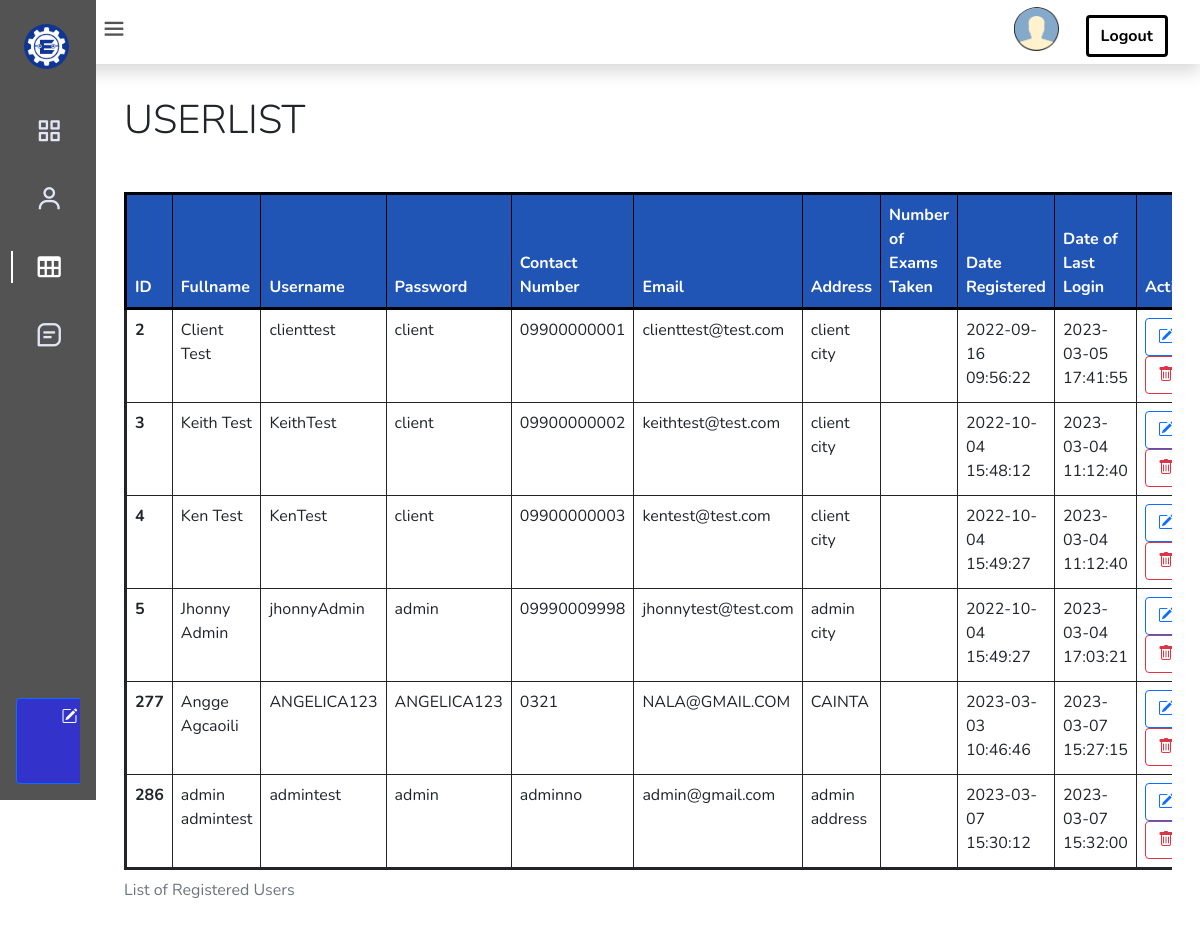
Before: /src/webadmin/admin_usertable.php (signed in) with the older database file.
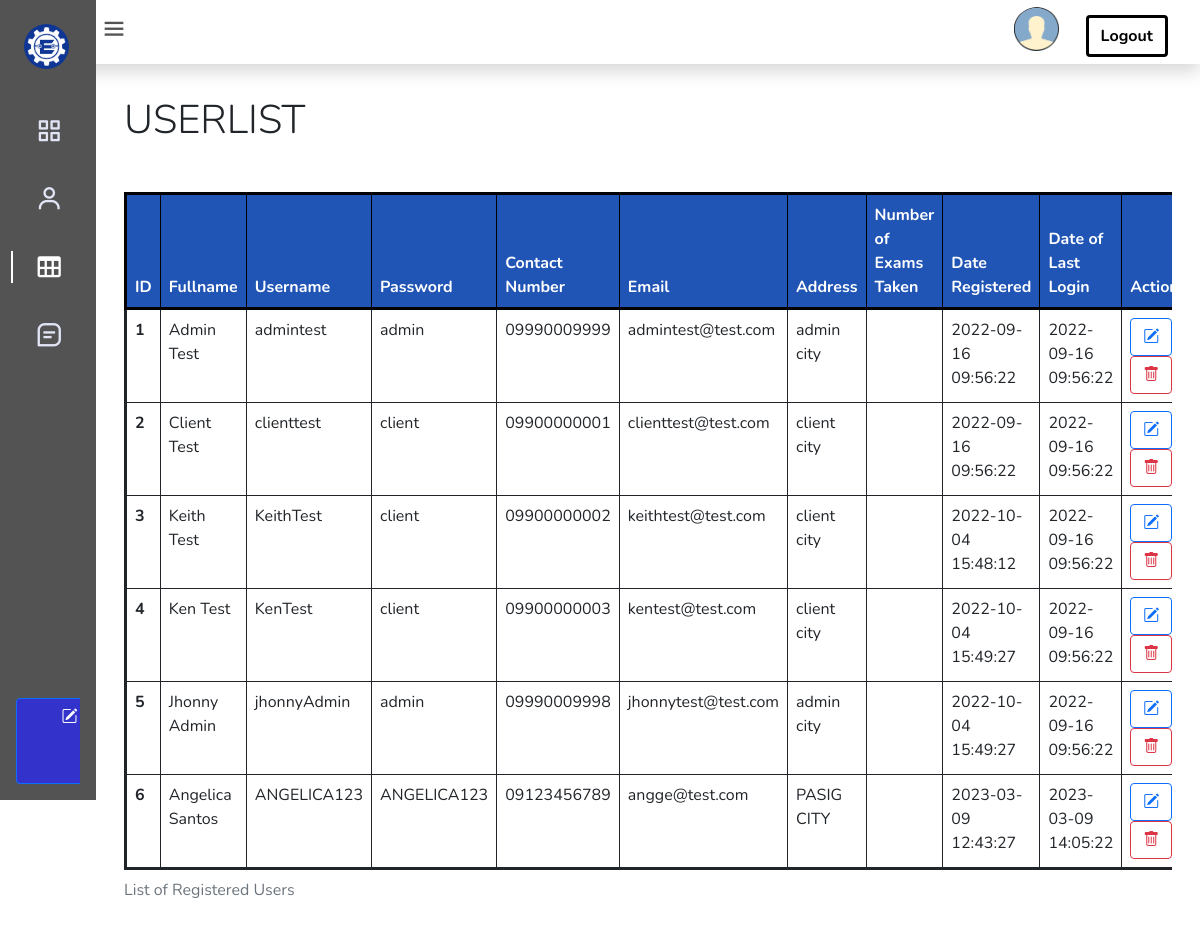
After: the same page with the newer database file.
### tables this page shows
CREATE TABLE `tbusers` (
	`clUrID` int(9) UNSIGNED NOT NULL AUTO_INCREMENT,  
	`clUrFirstname` varchar(25) NOT NULL, 
	`clUrLastname` varchar(25) NOT NULL, 
	`clUrUsername` varchar(25) NOT NULL, 
	`clUrPassword` text NOT NULL, 
	`clUrLevel` tinyint(1) NOT NULL DEFAULT '1', 
	`clUrdate_added` datetime NOT NULL DEFAULT CURRENT_TIMESTAMP, 
	`clUrcontact_num` varchar(12) DEFAULT NULL, 
	`clUremail` varchar(45) DEFAULT NULL, 
	`clUraddress` varchar(45) DEFAULT NULL, 
	`clUrStatus` int NOT NULL DEFAULT '1', 
	`clUrDateDeleted` datetime DEFAULT NULL, 
	PRIMARY KEY (`clUrID`),
	`clUrLastlogin` datetime NOT NULL DEFAULT current_timestamp(),
  	`clUrPhoto` varchar(255) DEFAULT NULL

);

### src/webadmin/admin_usertable.php (the view, shortened to what this page needs)
<?php
include '../includes/connectdb.php';
	if($_SESSION['admin_sid']==session_id())
	{
		?>
<!DOCTYPE html>
<html>
    <head>
        <link
            href="https://cdn.jsdelivr.net/npm/bootstrap@5.2.1/dist/css/bootstrap.min.css"
            rel="stylesheet"
        />
        <link rel="stylesheet" href="https://cdn.jsdelivr.net/npm/bootstrap-icons@1.4.1/font/bootstrap-icons.css"/>
        <link href="https://cdn.jsdelivr.net/npm/boxicons@latest/css/boxicons.min.css" rel="stylesheet">
        <link href="https://cdn.jsdelivr.net/npm/bootstrap@5.0.0-beta1/dist/css/bootstrap.min.css" rel="stylesheet">
        <link rel="stylesheet" href="../css/admin_usertable_style.css">
    </head>
    <body id="body-pd">
        <header class="header shadow" id="header">
            <div class="header_toggle">
                <i class='bx bx-menu' id="header-toggle"></i>
            </div>
            <div id="i--account--admin">
                <div class="header_img">
                    <a href="AdminHome.php">
                        <?php
                            $clUrID = $_SESSION['clUrID'];
                            $result = mysqli_query($connectdb, "SELECT clUrPhoto from tbusers where clUrID = $clUrID;");
                            $row = $result->fetch_assoc();
                            if ($row['clUrPhoto'] == ""){
                                echo '<img src="../images/Display Picture Icon.png" alt="display picture">';
                            }
                            else{
                                echo '<img src="../images/user images/'. $row['clUrPhoto'] .'" alt="display picture">';
                            }
                        ?>
                    </a>
                </div>
                <div>
                    <button type="button" class="btn ms-4 mt-2">
                        <a href="../includes/logout.php" class="fw-bold" id="i--button--logout">Logout</a>
                    </button>
                </div>
            </div>
        </header>
        <div class="l-navbar" id="nav-bar">
            <nav class="nav">
                <div>
                    <a href="AdminHome.php" class="nav_logo">
                        <i>
                            <img src="../images/Small Logo.png" alt="Erovoutika Logo" id="i--logo--erovoutika">
                        </i>
                    </a>
                    <div class="nav_list">
                        <a href="AdminHome.php" class="nav_link">
                            <i class='bx bx-grid-alt nav_icon'></i>
                        </a>
                        <a href="AdminProfile.php" class="nav_link">
                            <i class='bx bx-user nav_icon'></i>
                        </a>
                        <a href="admin_usertable.php" class="nav_link active">
                            <i class='bx bx-table nav_icon'></i>
                        </a>
                        <a href="AdminExamList.php" class="nav_link">
                            <i class='bx bx-message-square-detail nav_icon'></i>
                        </a>
                    </div>
                </div>
                    <a href="adminsignup_template.php"  class="btn btn-primary ms-3 mb-3">
                        <i class="bi bi-pencil-square"></i>
                    </a>
                </div>
        <div class="height-100" id="i--container--mainContent">
            <div class="container my-3">
                <div class="col display-6">
                    USERLIST
                </div>
                <div class="row mt-5">
                    <div class="table-responsive">
                        <table class="table table-hover table-bordered">
                            <caption>List of Registered Users</caption>
                            <thead>
                                <tr>
                                    <th scope="col">ID</th>
                                    <th scope="col">Fullname</th>
                                    <th scope="col">Username</th>
                                    <th scope="col">Password</th>
                                    <th scope="col">Contact Number</th>
                                    <th scope="col">Email</th>
                                    <th scope="col">Address</th>
                                    <th scope="col">Number of Exams Taken</th>
                                    <th scope="col">Date Registered</th>
                                    <th scope="col">Date of Last Login</th>
                                    <th scope="col"> Action</th>
                                </tr>
                            </thead>
                            <tbody>
                                <?php
                                $sql = "SELECT * FROM tbusers";
                                $result = $connectdb->query($sql);
                                if ($result->num_rows > 0) {
                                    while($row = $result->fetch_assoc()) {
                                        echo'<tr>';
                                            echo'<th scope="row">'.$row["clUrID"].'</th>';
                                            echo'<td>'.$row["clUrFirstname"].' '.$row["clUrLastname"].'</td>';
                                            echo'<td>'.$row["clUrUsername"].'</td>';
                                            echo'<td>'.$row["clUrPassword"].'</td>';
                                            echo'<td>'.$row["clUrcontact_num"].'</td>';
                                            echo'<td>'.$row["clUremail"].'</td>';
                                            echo'<td>'.$row["clUraddress"].'</td>';
                                            echo'<td></td>';
                                            echo'<td>'.$row["clUrdate_added"].'</td>';
                                            echo'<td>'.$row["clUrLastlogin"].'</td>';
                                            echo'<td>';
                                                echo '<a class="btn btn-outline-primary" href="admin_usereditpage_template.php? clUrID='.$row["clUrID"].'">
                                                    <i class="bi bi-pencil-square"></i> </a>';
                                                echo '<a class="btn btn-outline-danger" href="admin_delete_usertable.php? clUrID='.$row["clUrID"].'">
                                                    <i class="bi bi-trash"></a>';
                                            echo'</td>';
                                    }
                                        echo '</tr>';
                                }
                                ?>
                            </tbody>
                        </table>
                    </div>
                </div>
            </div>
    </body>
</html>
<?php
	}
?>

### src/css/admin_usertable_style.css (style rules this page uses)
:root { --header-height: 3rem; --nav-width: 68px; --first-color: #535353; --first-color-light: #E2E5F6; --white-color: #ffffff; --body-font: 'Nunito', sans-serif; --normal-font-size: 1rem; --z-fixed: 100 }
body { position: relative; margin: var(--header-height) 0 0 0; padding: 0 1rem; font-family: var(--body-font); font-size: var(--normal-font-size); transition: .5s }
a { text-decoration: none }
.header { width: 100%; height: var(--header-height); position: fixed; top: 0; left: 0; display: flex; align-items: center; justify-content: space-between; padding: 0 1rem; background-color: #ffffff; z-index: var(--z-fixed); transition: .5s }
.header_toggle { color: #535353; font-size: 1.75rem; cursor: pointer; }
.header_img { width: 35px; height: 35px; display: flex; justify-content: center; border-radius: 50%; overflow: hidden }
.header_img img { width: 40px }
#i--account--admin { display: inline-flex; justify-content: flex-end; }
button.btn.ms-4.mt-2 { border-color: black; border-width: 0.2rem; }
#i--button--logout { color: black; }
.l-navbar { position: fixed; top: 0; left: -30%; width: var(--nav-width); height: 100vh; background-color: var(--first-color); padding: .5rem 1rem 0 -1; transition: .5s; z-index: var(--z-fixed) }
.nav { height: 100%; display: flex; flex-direction: column; justify-content: space-between; overflow: hidden }
.nav_logo, .nav_link { display: grid; grid-template-columns: max-content max-content; align-items: center; column-gap: 1rem; padding: .5rem 0 .5rem 1.5rem }
.nav_logo { margin-bottom: 2rem }
#i--logo--erovoutika { width: 45px; height: 45px; border-radius: 50%; overflow: hidden; font-size: 1.5rem }
.nav_link { position: relative; color: var(--first-color-light); margin-bottom: 1.5rem; transition: .3s }
.nav_list { margin-left: .7rem; }
.nav_icon { font-size: 1.75rem }
a.btn.ms-3.mb-3 { background-color: #3333CC; color: #ffffff; }
#i--container--mainContent { padding-top: 1rem; margin-top: 1rem }
table { width: 100%; border-collapse: collapse; border-spacing: 0; }
.table { border-color: #141619; border-spacing: 1rem; border-collapse: collapse; border: solid }
thead { background-color: #2055B5; color: white; border: solid black; }
.active { color: var(--white-color) }
.active::before { content: ''; position: absolute; left: 0; width: 2px; height: 32px; background-color: var(--white-color) }
.height-100 { height:100vh }
@media screen and (min-width: 768px) { body { margin: calc(var(--header-height) + 1rem) 0 0 0; padding-left: calc(var(--nav-width) + 2rem) } }
@media screen and (min-width: 768px) { .header { height: calc(var(--header-height) + 1rem); padding: 0 2rem 0 calc(var(--nav-width) + 2rem) } }
@media screen and (min-width: 768px) { .header_img { width: 50px; height: 50px } }
@media screen and (min-width: 768px) { .header_img img { width: 45px } }
@media screen and (min-width: 768px) { .l-navbar { left: 0; padding: 1rem 1rem 0 0; width: 6rem; } }

Changed rows visible on the page:
removed tbusers: clUrID "277", clUrFirstname "Angge", clUrLastname "Agcaoili", clUrUsername "ANGELICA123", clUrPassword "ANGELICA123", clUrcontact_num "0321", clUremail "NALA@GMAIL.COM", clUraddress "CAINTA", clUrdate_added "2023-03-03 10:46:46", clUrLastlogin "2023-03-07 15:27:15"
removed tbusers: clUrID "286", clUrFirstname "admin", clUrLastname "admintest", clUrUsername "admintest", clUrPassword "admin", clUrcontact_num "adminno", clUremail "admin@gmail.com", clUraddress "admin address", clUrdate_added "2023-03-07 15:30:12", clUrLastlogin "2023-03-07 15:32:00"
added tbusers: clUrID "1", clUrFirstname "Admin", clUrLastname "Test", clUrUsername "admintest", clUrPassword "admin", clUrcontact_num "09990009999", clUremail "admintest@test.com", clUraddress "admin city", clUrdate_added "2022-09-16 09:56:22", clUrLastlogin "2022-09-16 09:56:22"
changed tbusers "Client": clUrLastlogin "2023-03-05 17:41:55" → "2022-09-16 09:56:22"
changed tbusers "Keith": clUrLastlogin "2023-03-04 11:12:40" → "2022-09-16 09:56:22"
changed tbusers "Ken": clUrLastlogin "2023-03-04 11:12:40" → "2022-09-16 09:56:22"
changed tbusers "Jhonny": clUrLastlogin "2023-03-04 17:03:21" → "2022-09-16 09:56:22"
added tbusers: clUrID "6", clUrFirstname "Angelica", clUrLastname "Santos", clUrUsername "ANGELICA123", clUrPassword "ANGELICA123", clUrcontact_num "09123456789", clUremail "angge@test.com", clUraddress "PASIG CITY", clUrdate_added "2023-03-09 12:43:27", clUrLastlogin "2023-03-09 14:05:22"
